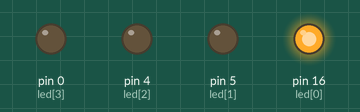
Recording of a sketch running on a simulated Arduino Uno, built with avr-gcc and run on an emulated ATmega328P. Shown: output pins drawn as LEDs (lit = HIGH).

Above: at 0.1 s.
At 0.7 s:
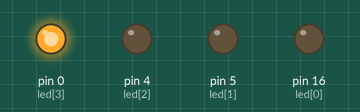
At 1.3 s:
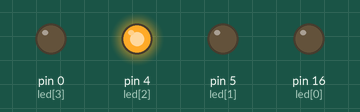
At 2.7 s:
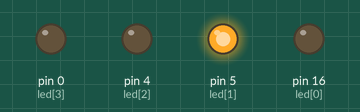
Timing chart, 0 to 3.0 s (numbered marks = the images above):
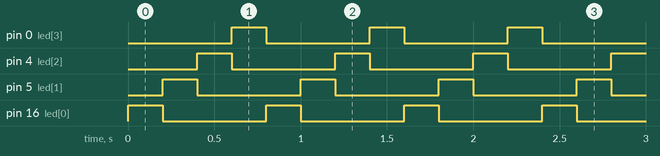

The sketch:

led_running.ino
```cpp
int led[4]={ 16,5,4,0};

void setup()
{
  for(int i=0; i<4; i++)
  {
    pinMode(led[i], OUTPUT);
  }
}

void loop()
{
  for(int i =0; i<4;i++)
  {
    digitalWrite(led[i], HIGH);
    delay(200);
    digitalWrite(led[i], LOW);
   }


}
```

Measured:
- by itself, pin 0 (led[3]), pin 4 (led[2]), pin 5 (led[1]), pin 16 (led[0]): alternates HIGH for 0.20 s and LOW for 0.60 s
- by itself, everything shown: repeats every 0.80 s, in 4 steps
